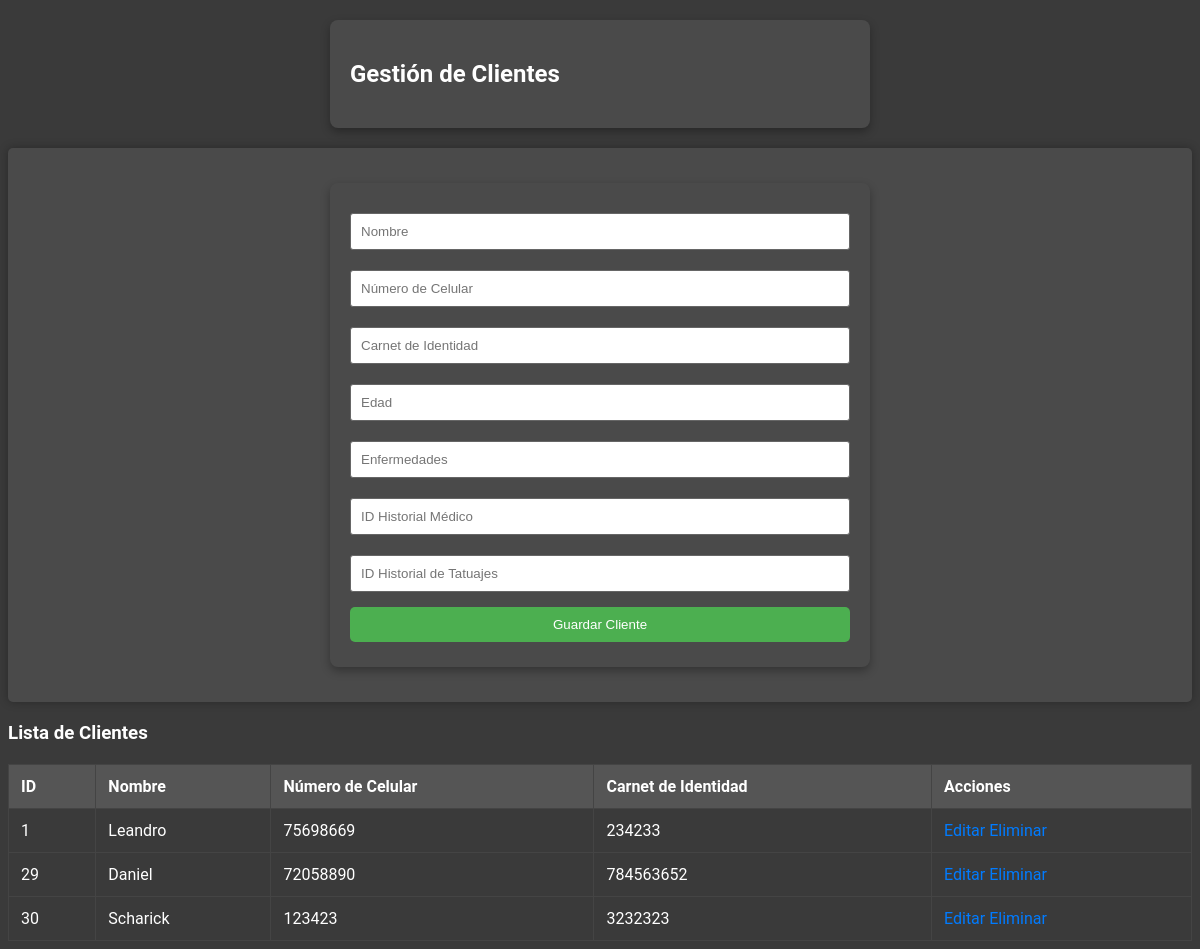
The page /clientes.php on the database its author committed.
### tables this page shows
CREATE TABLE `cliente` (
  `id` int(11) NOT NULL,
  `nombre` varchar(50) NOT NULL,
  `numero_de_celular` int(8) NOT NULL,
  `carnet_de_identidad` int(8) NOT NULL,
  `edad` int(3) NOT NULL,
  `enfermedades` varchar(2) NOT NULL,
  `historial_medico_id_hm` int(10) NOT NULL,
  `historial_tat_id_historial` int(10) NOT NULL
);

### clientes.php (the view, shortened to what this page needs)
<?php
include 'connection.php';
$result = $conn->query("SELECT * FROM cliente");
?>
<!DOCTYPE html>
<html lang="es">
<head>
    <link rel="stylesheet" href="css/styles.css">
</head>
<body>
    <div class="form-container">
        <h2>Gestión de Clientes</h2>
    </div>
    <form method="POST">
        <div class="form-container">
            <input type="text" name="nombre" placeholder="Nombre" required>
            <input type="text" name="numero_de_celular" placeholder="Número de Celular" required>
            <input type="text" name="carnet_de_identidad" placeholder="Carnet de Identidad" required>
            <input type="number" name="edad" placeholder="Edad" required>
            <input type="text" name="enfermedades" placeholder="Enfermedades" required>
            <input type="number" name="historial_medico_id_hm" placeholder="ID Historial Médico" required>
            <input type="number" name="historial_tat_id_historial" placeholder="ID Historial de Tatuajes" required>
            <button type="submit">Guardar Cliente</button>
        </div>
    </form>
    <h3>Lista de Clientes</h3>
    <table>
        <thead>
            <tr>
                <th>ID</th>
                <th>Nombre</th>
                <th>Número de Celular</th>
                <th>Carnet de Identidad</th>
                <th>Acciones</th>
            </tr>
        </thead>
        <tbody>
            <?php while ($row = $result->fetch_assoc()): ?>
                <tr>
                    <td><?php echo $row['id']; ?></td>
                    <td><?php echo $row['nombre']; ?></td>
                    <td><?php echo $row['numero_de_celular']; ?></td>
                    <td><?php echo $row['carnet_de_identidad']; ?></td>
                    <td>
                        <a href="edit_cliente.php?id=<?php echo $row['id']; ?>">Editar</a>
                        <a href="delete_cliente.php?id=<?php echo $row['id']; ?>">Eliminar</a>
                    </td>
                </tr>
            <?php endwhile; ?>
        </tbody>
    </table>
</body>
</html>

### css/styles.css (style rules this page uses)
body { font-family: 'Roboto', sans-serif; background-color: #3a3a3a; color: #fff; }
table { width: 100%; border-collapse: collapse; margin-top: 20px; }
table th, table td { padding: 12px; border: 1px solid #444; text-align: left; color: #fff; }
table th { background-color: #555; }
form { background: #4a4a4a; padding: 15px; border-radius: 5px; box-shadow: 0 0 10px rgba(0, 0, 0, 0.3); margin-bottom: 20px; }
input[type="text"], input[type="number"], input[type="datetime-local"], button { width: 100%; padding: 10px; margin: 5px 0; border: 1px solid #666; border-radius: 3px; background-color: #fff; color: #333; }
button { background-color: #4CAF50; color: white; padding: 10px 15px; border: none; border-radius: 5px; cursor: pointer; transition: background-color 0.3s ease; }
a { text-decoration: none; color: #007bff; }
.form-container { background-color: #4a4a4a; padding: 20px; border-radius: 8px; box-shadow: 0px 4px 10px rgba(0, 0, 0, 0.3); max-width: 500px; margin: 20px auto; }
.form-container input[type="text"], .form-container input[type="number"], .form-container input[type="datetime-local"] { width: calc(100% - 22px); padding: 10px; margin: 10px 0; border: 1px solid #666; border-radius: 3px; }

### rows shown on the page
cliente: id "1", nombre "Leandro", numero_de_celular "75698669", carnet_de_identidad "234233"
cliente: id "29", nombre "Daniel", numero_de_celular "72058890", carnet_de_identidad "784563652"
cliente: id "30", nombre "Scharick", numero_de_celular "123423", carnet_de_identidad "3232323"
